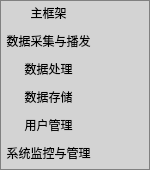
<?xml version="1.0" encoding="UTF-8"?>
<ui version="4.0">
 <class>SoftwareStatusFrame</class>
 <widget class="QFrame" name="SoftwareStatusFrame">
  <property name="geometry">
   <rect>
    <x>0</x>
    <y>0</y>
    <width>150</width>
    <height>170</height>
   </rect>
  </property>
  <property name="font">
   <font>
    <pointsize>10</pointsize>
   </font>
  </property>
  <property name="styleSheet">
   <string notr="true">#SoftwareStatusFrame {
  border: 1px solid gray;
  background-color: lightgray;
}
QPushButton {
  border-style: none;
  font: 12px;
}</string>
  </property>
  <property name="frameShape">
   <enum>QFrame::StyledPanel</enum>
  </property>
  <property name="frameShadow">
   <enum>QFrame::Raised</enum>
  </property>
  <widget class="QWidget" name="gridLayoutWidget">
   <property name="geometry">
    <rect>
     <x>0</x>
     <y>0</y>
     <width>151</width>
     <height>171</height>
    </rect>
   </property>
   <layout class="QGridLayout" name="gridLayout" columnstretch="2,1">
    <item row="4" column="0">
     <widget class="QPushButton" name="userManagerLabel">
      <property name="layoutDirection">
       <enum>Qt::RightToLeft</enum>
      </property>
      <property name="text">
       <string>用户管理</string>
      </property>
     </widget>
    </item>
    <item row="3" column="0">
     <widget class="QPushButton" name="dataStorageLabel">
      <property name="layoutDirection">
       <enum>Qt::RightToLeft</enum>
      </property>
      <property name="text">
       <string>数据存储</string>
      </property>
     </widget>
    </item>
    <item row="3" column="1">
     <widget class="QPushButton" name="dataStorageStatus">
      <property name="text">
       <string/>
      </property>
      <property name="icon">
       <iconset resource="../../res/icon.qrc">
        <normaloff>:/status_grey</normaloff>:/status_grey</iconset>
      </property>
      <property name="iconSize">
       <size>
        <width>15</width>
        <height>15</height>
       </size>
      </property>
     </widget>
    </item>
    <item row="2" column="0">
     <widget class="QPushButton" name="dataDisposeLabel">
      <property name="layoutDirection">
       <enum>Qt::RightToLeft</enum>
      </property>
      <property name="text">
       <string>数据处理</string>
      </property>
     </widget>
    </item>
    <item row="1" column="1">
     <widget class="QPushButton" name="dataCollectAndBroadcastStatus">
      <property name="text">
       <string/>
      </property>
      <property name="icon">
       <iconset resource="../../res/icon.qrc">
        <normaloff>:/status_grey</normaloff>:/status_grey</iconset>
      </property>
      <property name="iconSize">
       <size>
        <width>15</width>
        <height>15</height>
       </size>
      </property>
     </widget>
    </item>
    <item row="2" column="1">
     <widget class="QPushButton" name="dataDisposeStatus">
      <property name="text">
       <string/>
      </property>
      <property name="icon">
       <iconset resource="../../res/icon.qrc">
        <normaloff>:/status_grey</normaloff>:/status_grey</iconset>
      </property>
      <property name="iconSize">
       <size>
        <width>15</width>
        <height>15</height>
       </size>
      </property>
     </widget>
    </item>
    <item row="1" column="0">
     <widget class="QPushButton" name="dataCollectAndBroadcastLabel">
      <property name="layoutDirection">
       <enum>Qt::RightToLeft</enum>
      </property>
      <property name="text">
       <string>数据采集与播发</string>
      </property>
     </widget>
    </item>
    <item row="0" column="1">
     <widget class="QPushButton" name="mainFrameworkStatus">
      <property name="text">
       <string/>
      </property>
      <property name="icon">
       <iconset resource="../../res/icon.qrc">
        <normaloff>:/status_grey</normaloff>:/status_grey</iconset>
      </property>
      <property name="iconSize">
       <size>
        <width>15</width>
        <height>15</height>
       </size>
      </property>
     </widget>
    </item>
    <item row="0" column="0">
     <widget class="QPushButton" name="mainFrameworkLabel">
      <property name="layoutDirection">
       <enum>Qt::RightToLeft</enum>
      </property>
      <property name="text">
       <string>主框架</string>
      </property>
     </widget>
    </item>
    <item row="4" column="1">
     <widget class="QPushButton" name="userManagerStatus">
      <property name="text">
       <string/>
      </property>
      <property name="icon">
       <iconset resource="../../res/icon.qrc">
        <normaloff>:/status_grey</normaloff>:/status_grey</iconset>
      </property>
      <property name="iconSize">
       <size>
        <width>15</width>
        <height>15</height>
       </size>
      </property>
     </widget>
    </item>
    <item row="5" column="0">
     <widget class="QPushButton" name="systemManagerLabel">
      <property name="layoutDirection">
       <enum>Qt::RightToLeft</enum>
      </property>
      <property name="text">
       <string>系统监控与管理</string>
      </property>
     </widget>
    </item>
    <item row="5" column="1">
     <widget class="QPushButton" name="systemManagerStatus">
      <property name="text">
       <string/>
      </property>
      <property name="icon">
       <iconset resource="../../res/icon.qrc">
        <normaloff>:/status_grey</normaloff>:/status_grey</iconset>
      </property>
      <property name="iconSize">
       <size>
        <width>15</width>
        <height>15</height>
       </size>
      </property>
     </widget>
    </item>
   </layout>
  </widget>
 </widget>
 <resources>
  <include location="../../res/icon.qrc"/>
 </resources>
 <connections/>
</ui>
